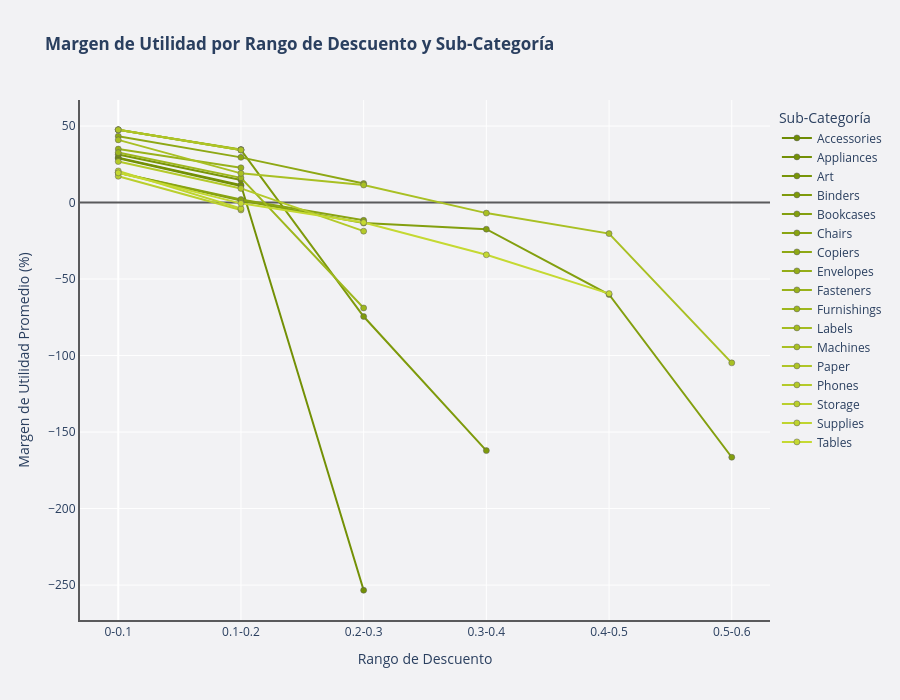

The code cell stored with this chart in its notebook:
### Code cell
#? 5. Gráfico de Líneas: Margen de Utilidad por Rango de Descuento y Sub-Categoría
import plotly.graph_objects as go
import numpy as np

# Agregación por Discount_Bin y Sub-Category
agg_margin_by_subcategory = data_cleaned.groupby(['Discount_Bin', 'Sub-Category'], observed=True)['Profit_Margin_Pct'].mean().reset_index()
agg_margin_by_subcategory.columns = ['Discount_Bin', 'Sub_Category', 'Avg_Profit_Margin_Pct']

# Colores
COLOR_BG = '#F2F2F4'
COLOR_LINE = '#5A5A5C'
COLOR_GREEN_DARK = '#6E8C03'
COLOR_GREEN_LIGHT = '#C5D932'

# Obtener sub-categorías únicas
subcategories = sorted(agg_margin_by_subcategory['Sub_Category'].unique())
n_subcategories = len(subcategories)

# Generar gradiente de colores entre verde oscuro y verde claro
def generate_color_gradient(n):
    colors = []
    for i in range(n):
        ratio = i / (n - 1) if n > 1 else 0
        # Interpolación RGB
        r1, g1, b1 = int(COLOR_GREEN_DARK[1:3], 16), int(COLOR_GREEN_DARK[3:5], 16), int(COLOR_GREEN_DARK[5:7], 16)
        r2, g2, b2 = int(COLOR_GREEN_LIGHT[1:3], 16), int(COLOR_GREEN_LIGHT[3:5], 16), int(COLOR_GREEN_LIGHT[5:7], 16)

        r = int(r1 + (r2 - r1) * ratio)
        g = int(g1 + (g2 - g1) * ratio)
        b = int(b1 + (b2 - b1) * ratio)

        colors.append(f'#{r:02x}{g:02x}{b:02x}')
    return colors

subcategory_colors = generate_color_gradient(n_subcategories)

# Crear figura
fig = go.Figure()

# Para cada sub-categoría, crear línea
for idx, subcategory in enumerate(subcategories):
    subcat_data = agg_margin_by_subcategory[agg_margin_by_subcategory['Sub_Category'] == subcategory]

    # Posiciones x numéricas
    x_positions = list(range(len(subcat_data)))
    discount_bin_labels = [str(bin_label) for bin_label in subcat_data['Discount_Bin']]

    fig.add_trace(go.Scatter(
        x=x_positions,
        y=subcat_data['Avg_Profit_Margin_Pct'],
        mode='lines+markers',
        line=dict(color=subcategory_colors[idx], width=2),
        marker=dict(size=6, color=subcategory_colors[idx], line=dict(color=COLOR_LINE, width=0.5)),
        name=subcategory,
        customdata=discount_bin_labels,
        hovertemplate=f'<b>{subcategory}</b><br>Margen: %{{y:.2f}}%<br>Rango de Descuento: %{{customdata}}<extra></extra>'
    ))

# Configurar layout
fig.update_layout(
    title='<b>Margen de Utilidad por Rango de Descuento y Sub-Categoría</b>',
    xaxis=dict(
        title='Rango de Descuento',
        tickmode='array',
        tickvals=list(range(len(discount_labels))),
        ticktext=discount_labels,
        showline=True,
        linewidth=2,
        linecolor=COLOR_LINE
    ),
    yaxis=dict(
        title='Margen de Utilidad Promedio (%)',
        showline=True,
        linewidth=2,
        linecolor=COLOR_LINE,
        zeroline=True,
        zerolinewidth=2,
        zerolinecolor=COLOR_LINE
    ),
    plot_bgcolor=COLOR_BG,
    paper_bgcolor=COLOR_BG,
    height=700,
    hovermode='closest',
    legend=dict(
        title='Sub-Categoría',
        yanchor='top',
        y=0.99,
        xanchor='left',
        x=1.01
    )
)

fig.show()

### Figure 1 — Plotly figure (JSON) as saved in the notebook; plotly's stock layout.template omitted (floating-point values rounded to 4 significant figures)
{"data": [{"customdata": ["0-0.1", "0.1-0.2"], "hovertemplate": "<b>Accessories</b><br>Margen: %{y:.2f}%<br>Rango de Descuento: %{customdata}<extra></extra>", "line": {"color": "#6e8c03", "width": 2}, "marker": {"color": "#6e8c03", "line": {"color": "#5A5A5C", "width": 0.5}, "size": 6}, "mode": "lines+markers", "name": "Accessories", "x": [0, 1], "y": [28.91, 10.84], "type": "scatter"}, {"customdata": ["0-0.1", "0.1-0.2", "0.7-0.8"], "hovertemplate": "<b>Appliances</b><br>Margen: %{y:.2f}%<br>Rango de Descuento: %{customdata}<extra></extra>", "line": {"color": "#739005", "width": 2}, "marker": {"color": "#739005", "line": {"color": "#5A5A5C", "width": 0.5}, "size": 6}, "mode": "lines+markers", "name": "Appliances", "x": [0, 1, 2], "y": [29.22, 11.43, -253.4], "type": "scatter"}, {"customdata": ["0-0.1", "0.1-0.2"], "hovertemplate": "<b>Art</b><br>Margen: %{y:.2f}%<br>Rango de Descuento: %{customdata}<extra></extra>", "line": {"color": "#789508", "width": 2}, "marker": {"color": "#789508", "line": {"color": "#5A5A5C", "width": 0.5}, "size": 6}, "mode": "lines+markers", "name": "Art", "x": [0, 1], "y": [31.41, 14.73], "type": "scatter"}, {"customdata": ["0-0.1", "0.1-0.2", "0.6-0.7", "0.7-0.8"], "hovertemplate": "<b>Binders</b><br>Margen: %{y:.2f}%<br>Rango de Descuento: %{customdata}<extra></extra>", "line": {"color": "#7e9a0b", "width": 2}, "marker": {"color": "#7e9a0b", "line": {"color": "#5A5A5C", "width": 0.5}, "size": 6}, "mode": "lines+markers", "name": "Binders", "x": [0, 1, 2, 3], "y": [47.54, 34.33, -74.51, -162.1], "type": "scatter"}, {"customdata": ["0-0.1", "0.1-0.2", "0.2-0.3", "0.3-0.4", "0.4-0.5", "0.6-0.7"], "hovertemplate": "<b>Bookcases</b><br>Margen: %{y:.2f}%<br>Rango de Descuento: %{customdata}<extra></extra>", "line": {"color": "#839f0e", "width": 2}, "marker": {"color": "#839f0e", "line": {"color": "#5A5A5C", "width": 0.5}, "size": 6}, "mode": "lines+markers", "name": "Bookcases", "x": [0, 1, 2, 3, 4, 5], "y": [19.43, 1.328, -13.43, -17.43, -60.11, -166.4], "type": "scatter"}, {"customdata": ["0-0.1", "0.1-0.2", "0.2-0.3"], "hovertemplate": "<b>Chairs</b><br>Margen: %{y:.2f}%<br>Rango de Descuento: %{customdata}<extra></extra>", "line": {"color": "#89a411", "width": 2}, "marker": {"color": "#89a411", "line": {"color": "#5A5A5C", "width": 0.5}, "size": 6}, "mode": "lines+markers", "name": "Chairs", "x": [0, 1, 2], "y": [19.41, 1.955, -11.63], "type": "scatter"}, {"customdata": ["0-0.1", "0.1-0.2", "0.3-0.4"], "hovertemplate": "<b>Copiers</b><br>Margen: %{y:.2f}%<br>Rango de Descuento: %{customdata}<extra></extra>", "line": {"color": "#8ea814", "width": 2}, "marker": {"color": "#8ea814", "line": {"color": "#5A5A5C", "width": 0.5}, "size": 6}, "mode": "lines+markers", "name": "Copiers", "x": [0, 1, 2], "y": [43.36, 29.49, 12.41], "type": "scatter"}, {"customdata": ["0-0.1", "0.1-0.2"], "hovertemplate": "<b>Envelopes</b><br>Margen: %{y:.2f}%<br>Rango de Descuento: %{customdata}<extra></extra>", "line": {"color": "#94ad17", "width": 2}, "marker": {"color": "#94ad17", "line": {"color": "#5A5A5C", "width": 0.5}, "size": 6}, "mode": "lines+markers", "name": "Envelopes", "x": [0, 1], "y": [47.46, 34.64], "type": "scatter"}, {"customdata": ["0-0.1", "0.1-0.2"], "hovertemplate": "<b>Fasteners</b><br>Margen: %{y:.2f}%<br>Rango de Descuento: %{customdata}<extra></extra>", "line": {"color": "#99b21a", "width": 2}, "marker": {"color": "#99b21a", "line": {"color": "#5A5A5C", "width": 0.5}, "size": 6}, "mode": "lines+markers", "name": "Fasteners", "x": [0, 1], "y": [34.94, 22.7], "type": "scatter"}, {"customdata": ["0-0.1", "0.1-0.2", "0.5-0.6"], "hovertemplate": "<b>Furnishings</b><br>Margen: %{y:.2f}%<br>Rango de Descuento: %{customdata}<extra></extra>", "line": {"color": "#9eb71d", "width": 2}, "marker": {"color": "#9eb71d", "line": {"color": "#5A5A5C", "width": 0.5}, "size": 6}, "mode": "lines+markers", "name": "Furnishings", "x": [0, 1, 2], "y": [32.62, 16.13, -68.91], "type": "scatter"}, {"customdata": ["0-0.1", "0.1-0.2"], "hovertemplate": "<b>Labels</b><br>Margen: %{y:.2f}%<br>Rango de Descuento: %{customdata}<extra></extra>", "line": {"color": "#a4bc20", "width": 2}, "marker": {"color": "#a4bc20", "line": {"color": "#5A5A5C", "width": 0.5}, "size": 6}, "mode": "lines+markers", "name": "Labels", "x": [0, 1], "y": [47.51, 34.27], "type": "scatter"}, {"customdata": ["0-0.1", "0.1-0.2", "0.2-0.3", "0.3-0.4", "0.4-0.5", "0.6-0.7"], "hovertemplate": "<b>Machines</b><br>Margen: %{y:.2f}%<br>Rango de Descuento: %{customdata}<extra></extra>", "line": {"color": "#a9c023", "width": 2}, "marker": {"color": "#a9c023", "line": {"color": "#5A5A5C", "width": 0.5}, "size": 6}, "mode": "lines+markers", "name": "Machines", "x": [0, 1, 2, 3, 4, 5], "y": [40.92, 19.03, 11.43, -6.923, -20.33, -104.8], "type": "scatter"}, {"customdata": ["0-0.1", "0.1-0.2"], "hovertemplate": "<b>Paper</b><br>Margen: %{y:.2f}%<br>Rango de Descuento: %{customdata}<extra></extra>", "line": {"color": "#afc526", "width": 2}, "marker": {"color": "#afc526", "line": {"color": "#5A5A5C", "width": 0.5}, "size": 6}, "mode": "lines+markers", "name": "Paper", "x": [0, 1], "y": [47.46, 34.37], "type": "scatter"}, {"customdata": ["0-0.1", "0.1-0.2", "0.3-0.4"], "hovertemplate": "<b>Phones</b><br>Margen: %{y:.2f}%<br>Rango de Descuento: %{customdata}<extra></extra>", "line": {"color": "#b4ca29", "width": 2}, "marker": {"color": "#b4ca29", "line": {"color": "#5A5A5C", "width": 0.5}, "size": 6}, "mode": "lines+markers", "name": "Phones", "x": [0, 1, 2], "y": [26.76, 9.206, -18.73], "type": "scatter"}, {"customdata": ["0-0.1", "0.1-0.2"], "hovertemplate": "<b>Storage</b><br>Margen: %{y:.2f}%<br>Rango de Descuento: %{customdata}<extra></extra>", "line": {"color": "#bacf2c", "width": 2}, "marker": {"color": "#bacf2c", "line": {"color": "#5A5A5C", "width": 0.5}, "size": 6}, "mode": "lines+markers", "name": "Storage", "x": [0, 1], "y": [17.15, -4.905], "type": "scatter"}, {"customdata": ["0-0.1", "0.1-0.2"], "hovertemplate": "<b>Supplies</b><br>Margen: %{y:.2f}%<br>Rango de Descuento: %{customdata}<extra></extra>", "line": {"color": "#bfd42f", "width": 2}, "marker": {"color": "#bfd42f", "line": {"color": "#5A5A5C", "width": 0.5}, "size": 6}, "mode": "lines+markers", "name": "Supplies", "x": [0, 1], "y": [20.64, -3.921], "type": "scatter"}, {"customdata": ["0-0.1", "0.1-0.2", "0.2-0.3", "0.3-0.4", "0.4-0.5"], "hovertemplate": "<b>Tables</b><br>Margen: %{y:.2f}%<br>Rango de Descuento: %{customdata}<extra></extra>", "line": {"color": "#c5d932", "width": 2}, "marker": {"color": "#c5d932", "line": {"color": "#5A5A5C", "width": 0.5}, "size": 6}, "mode": "lines+markers", "name": "Tables", "x": [0, 1, 2, 3, 4], "y": [19.39, -0.5634, -13.1, -34.18, -59.53], "type": "scatter"}], "layout": {"xaxis": {"title": {"text": "Rango de Descuento"}, "tickmode": "array", "tickvals": [0, 1, 2, 3, 4, 5, 6, 7, 8], "ticktext": ["0-0.1", "0.1-0.2", "0.2-0.3", "0.3-0.4", "0.4-0.5", "0.5-0.6", "0.6-0.7", "0.7-0.8", "0.8-1.0"], "showline": true, "linewidth": 2, "linecolor": "#5A5A5C"}, "yaxis": {"title": {"text": "Margen de Utilidad Promedio (%)"}, "showline": true, "linewidth": 2, "linecolor": "#5A5A5C", "zeroline": true, "zerolinewidth": 2, "zerolinecolor": "#5A5A5C"}, "legend": {"title": {"text": "Sub-Categoría"}, "yanchor": "top", "y": 0.99, "xanchor": "left", "x": 1.01}, "title": {"text": "<b>Margen de Utilidad por Rango de Descuento y Sub-Categoría</b>"}, "plot_bgcolor": "#F2F2F4", "paper_bgcolor": "#F2F2F4", "height": 700, "hovermode": "closest"}}
